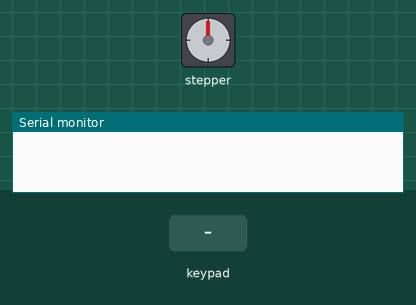
Simulated run of this sketch. Board: Arduino Uno, built with avr-gcc and run on an emulated ATmega328P. On the bench: stepper motor, the last lines printed to the serial monitor. Inputs (shaded band) come from the test bench. Stepper angles assume 1000 steps per turn.

Above: at 1.2 s.
1.3 s: key '1' pressed
At 1.45 s:
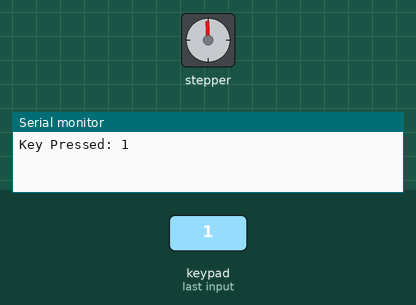
At 2.05 s:
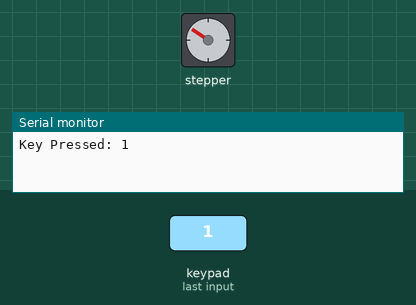
Timing chart, 0 to 16.3 s (numbered marks = the images above; inputs shaded):
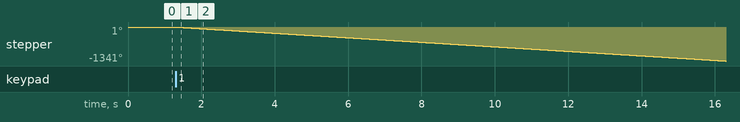

Measured:
- after the input at 1.3 s, stepper: keeps turning counter-clockwise at about 89°/s, starting at once

The sketch:

vending_machine.ino
```cpp
// Vending machine
// Hardware needed: Arduino microcontroller (UNO R3)
//                  Jumper wires (Female to Male)
//                  2 * Stepper motor (of 5V, 28BYJ-48 DC)
//                  2* Driver for stepper motor
//                  Breadboard

#include <Stepper.h>
#include <Keypad.h>

const byte ROWS = 2; // number of rows in the keypad
const byte COLS = 2; // number of columns in the keypad

char keys[ROWS][COLS] = { {'1', '2' },
                          {'4', '5' } };

byte rowPins[ROWS] = {13, 12}; // pins connected to keypad rows
byte colPins[COLS] = {3, 2}; // pins connected to keypad columns

// Define the number of steps per revolution
const int stepsPerRevolution = 1000;
const int RPM = 15;

// Initialize the stepper motor object
Stepper Stepper1(stepsPerRevolution, 8, 10, 9, 11);
Stepper Stepper2(stepsPerRevolution, 7, 6, 5, 4);

Keypad keypad = Keypad(makeKeymap(keys), rowPins, colPins, ROWS, COLS);

void setup() {
  // Set the speed of the stepper motor in RPM
  Serial.begin(9600);
  Stepper1.setSpeed(RPM);
  Stepper2.setSpeed(RPM);
}

void loop() {

  char key = keypad.getKey(); // read keypad input

  if (key != '\0') { // if a key is pressed
    Serial.print("Key Pressed: ");
    Serial.println(key); // display the key on the serial monitor
  }

  if (key == '1') {
    Stepper1.step(-stepsPerRevolution);
    Stepper1.step(-stepsPerRevolution);
    Stepper1.step(-stepsPerRevolution);
    Stepper1.step(-stepsPerRevolution);
  }
  else if (key == '2') {
    Stepper2.step(-stepsPerRevolution);
    Stepper1.step(-stepsPerRevolution);
    Stepper1.step(-stepsPerRevolution);
    Stepper1.step(-stepsPerRevolution);
  }

}
```
